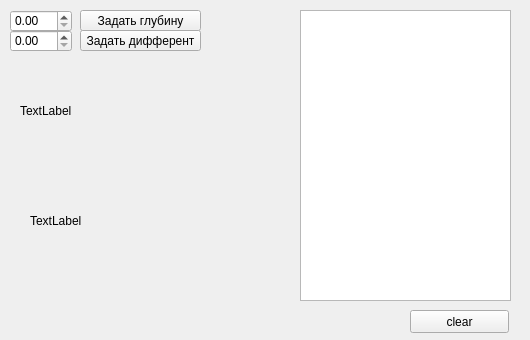
<?xml version="1.0" encoding="UTF-8"?>
<ui version="4.0">
 <class>Widget</class>
 <widget class="QWidget" name="Widget">
  <property name="geometry">
   <rect>
    <x>0</x>
    <y>0</y>
    <width>530</width>
    <height>340</height>
   </rect>
  </property>
  <property name="windowTitle">
   <string>Widget</string>
  </property>
  <widget class="QLabel" name="label">
   <property name="geometry">
    <rect>
     <x>20</x>
     <y>50</y>
     <width>201</width>
     <height>121</height>
    </rect>
   </property>
   <property name="text">
    <string>TextLabel</string>
   </property>
  </widget>
  <widget class="QLabel" name="label_2">
   <property name="geometry">
    <rect>
     <x>30</x>
     <y>130</y>
     <width>221</width>
     <height>181</height>
    </rect>
   </property>
   <property name="text">
    <string>TextLabel</string>
   </property>
  </widget>
  <widget class="QDoubleSpinBox" name="doubleSpinBox">
   <property name="geometry">
    <rect>
     <x>10</x>
     <y>10</y>
     <width>62</width>
     <height>22</height>
    </rect>
   </property>
  </widget>
  <widget class="QDoubleSpinBox" name="doubleSpinBox_2">
   <property name="geometry">
    <rect>
     <x>10</x>
     <y>30</y>
     <width>62</width>
     <height>22</height>
    </rect>
   </property>
  </widget>
  <widget class="QPushButton" name="pushButton">
   <property name="geometry">
    <rect>
     <x>80</x>
     <y>10</y>
     <width>121</width>
     <height>21</height>
    </rect>
   </property>
   <property name="text">
    <string>Задать глубину</string>
   </property>
  </widget>
  <widget class="QPushButton" name="pushButton_2">
   <property name="geometry">
    <rect>
     <x>80</x>
     <y>30</y>
     <width>121</width>
     <height>21</height>
    </rect>
   </property>
   <property name="text">
    <string>Задать дифферент</string>
   </property>
  </widget>
  <widget class="QWidget" name="gridLayoutWidget">
   <property name="geometry">
    <rect>
     <x>251</x>
     <y>90</y>
     <width>20</width>
     <height>121</height>
    </rect>
   </property>
   <layout class="QGridLayout" name="gridLayout"/>
  </widget>
  <widget class="QPushButton" name="pushButton_cl">
   <property name="geometry">
    <rect>
     <x>410</x>
     <y>310</y>
     <width>99</width>
     <height>23</height>
    </rect>
   </property>
   <property name="text">
    <string>clear</string>
   </property>
  </widget>
  <widget class="QTextEdit" name="textEdit_commandsLog">
   <property name="geometry">
    <rect>
     <x>300</x>
     <y>10</y>
     <width>211</width>
     <height>291</height>
    </rect>
   </property>
  </widget>
 </widget>
 <layoutdefault spacing="6" margin="11"/>
 <resources/>
 <connections>
  <connection>
   <sender>pushButton_cl</sender>
   <signal>clicked()</signal>
   <receiver>textEdit_commandsLog</receiver>
   <slot>clear()</slot>
   <hints>
    <hint type="sourcelabel">
     <x>423</x>
     <y>320</y>
    </hint>
    <hint type="destinationlabel">
     <x>422</x>
     <y>271</y>
    </hint>
   </hints>
  </connection>
 </connections>
</ui>
